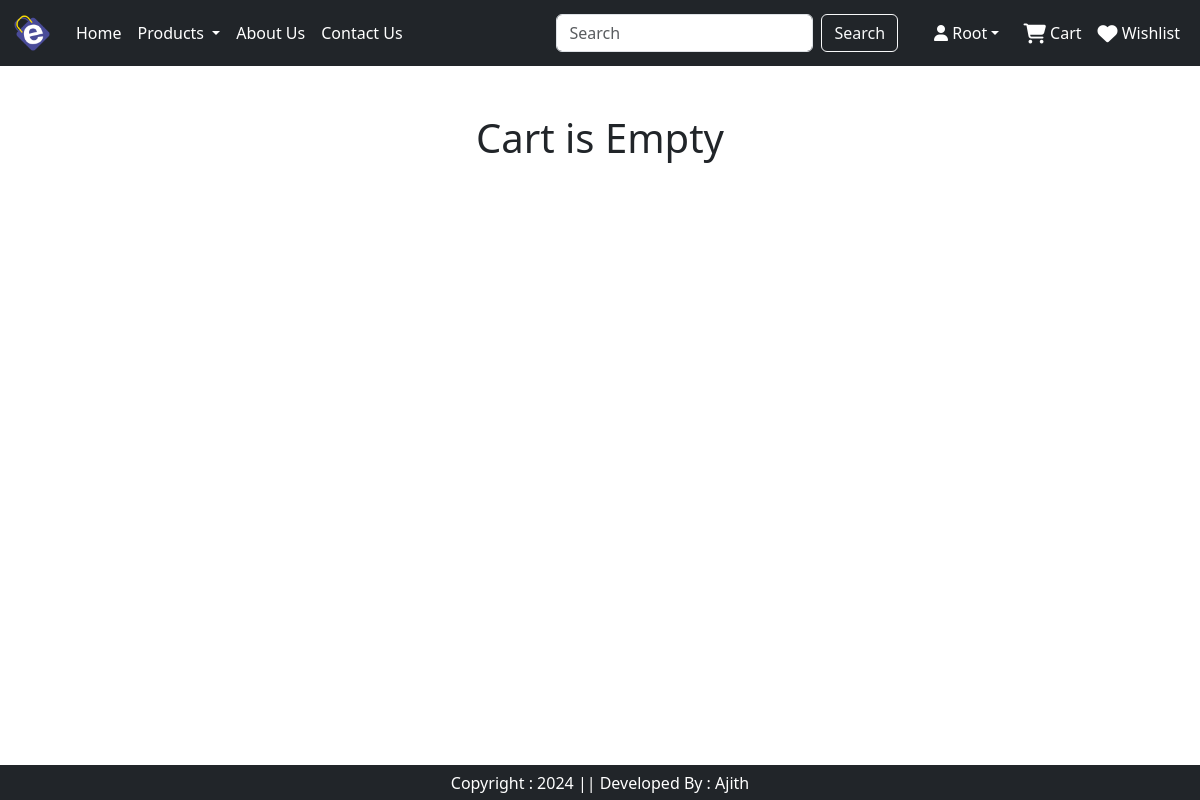
The app's page /cart/ (signed in), older data.
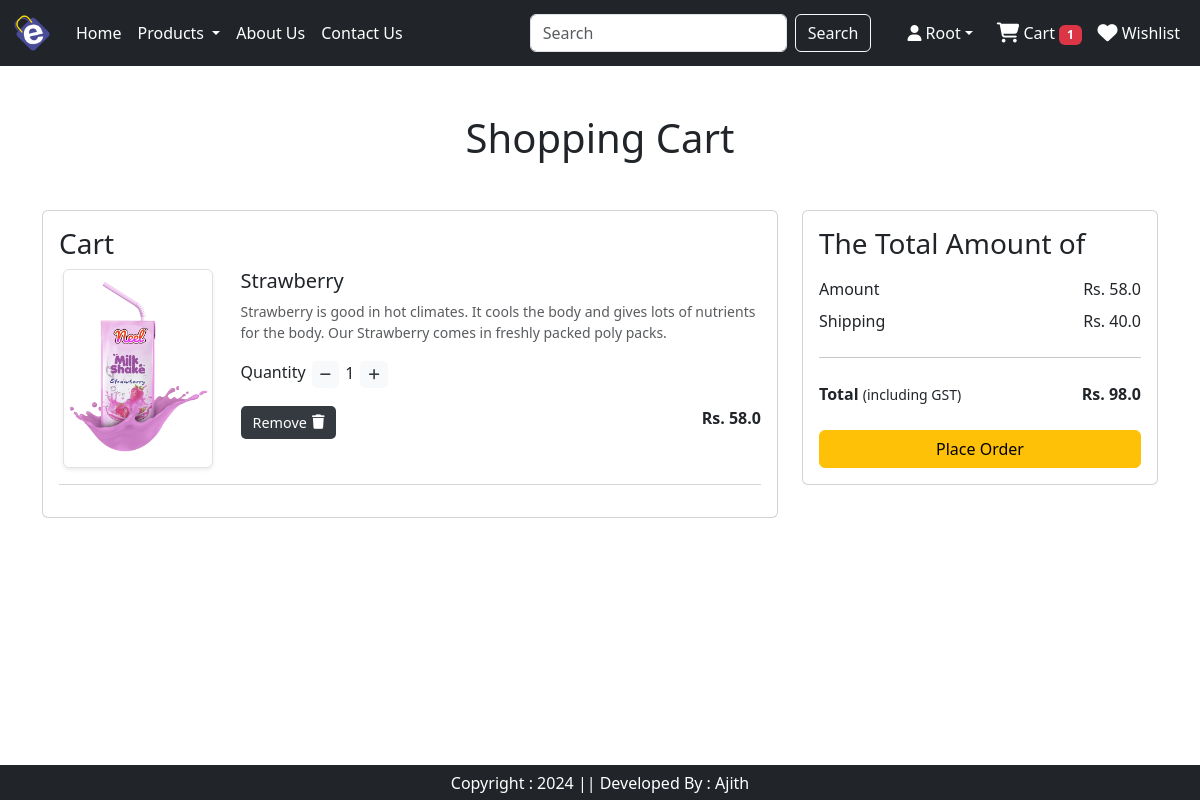
The same page, newer data.
### ec/models.py (models this page shows, shortened)
class Cart(models.Model):
    user = models.ForeignKey(User, on_delete=models.CASCADE)
    product = models.ForeignKey(Product, on_delete=models.CASCADE)
    quantity = models.PositiveIntegerField(default=1)

class Product(models.Model):
    title = models.CharField(max_length=100)
    selling_price = models.FloatField()
    discount_price = models.FloatField()
    description = models.TextField()
    composition = models.TextField(default="")
    prodapp = models.TextField(default="")
    category = models.CharField(choices=CATEGORY_CHOICES, max_length=2)
    product_image = models.ImageField(upload_to='product')

### ec/views.py (the view)
# urls.py: path('cart/', views.show_cart, name='showcart'),
@login_required
def show_cart(request):
    user = request.user
    cart = Cart.objects.filter(user=user)
    amount = 0
    for p in cart:
        value = p.quantity * p.product.discount_price
        amount += value
    totalamount = amount + 40
    totalitem = 0
    wishitem = 0
    if request.user.is_authenticated:
        totalitem = len(Cart.objects.filter(user=request.user))
        wishitem = len(Wishlist.objects.filter(user=request.user))
    return render(request, 'app/addtocart.html', locals())

### ec/templates/app/addtocart.html (shortened to what this page needs)
{% extends 'app/base.html' %}
{% load static %}
{% block main-content %}
<div class="container my-5">
    {% if cart %}
    <h1 class="text-center mb-5">Shopping Cart</h1>
    <div class="row">
        <div class="col-sm-8">
            <div class="card">
                <div class="card-body">
                    <h3>Cart</h3>
                    {% for item in cart %}
                    <div class="row">
                        <div class="col-sm-3 text-center align-self-center"><a href="{% url 'product-detail' item.product.id %}"><img src="{{item.product.product_image.url}}" alt="" srcset="" class="img-fluid img-thumbnail shadow-sm" height="150" width="150"> </div></a>
                        <div class="col-sm-9">
                            <div>
                                <h5>{{item.product.title}}</h5>
                                <p class="mb-2 text-muted small">{{item.product.description}}</p>
                                <div class="my-3">
                                    <label for="quantity">Quantity</label>
                                    <a class="minus-cart btn btn-outline-dark custom-btn" pid="{{item.product.id}}"><i class="fas fa-minus"></i></a>
                                    <span id="quantity">{{item.quantity}}</span>
                                    <a class="plus-cart btn btn-outline-dark custom-btn" pid="{{item.product.id}}"><i class="fas fa-plus"></i></a>
                                </div>
                                <div class="d-flex justify-content-between">
                                    <a href="#" class="remove-cart btn custom-remove-btn" pid="{{item.product.id}}">Remove <i class="fa fa-trash" aria-hidden="true"></i></a>
                                    <p class="mb-0"><span><strong>Rs. {{item.product.discount_price}}</strong></span></p>
                                </div>
                            </div>
                        </div>
                    </div>
                    <hr class="text-muted">
                    {% endfor %}
                </div>
            </div>
        </div>
        <div class="col-sm-4">
            <div class="card">
                <div class="card-body">
                    <h3>The Total Amount of</h3>
                    <ul class="list-group">
                        <li class="list-group-item d-flex justify-content-between align-items-center border-0 px-0 pb-0">Amount<span id="amount">Rs. {{amount}}</span> </li>
                        <li class="list-group-item d-flex justify-content-between align-items-center px-0 border-0">Shipping<span>Rs. 40.0</span> </li>
                        <hr>
                        <li class="list-group-item d-flex justify-content-between align-items-center border-0 px-0 mb-3">
                            <div>
                                <strong>Total</strong> <small>(including GST)</small>
                            </div>
                            <span id="totalamount"><strong>Rs. {{totalamount}}</strong></span>
                        </li>
                    </ul>
                    <div class="d-grid"><a href="{% url 'checkout' %}" class="btn btn-warning">Place Order</a> </div>
                </div>
            </div>
        </div>
    </div>
    {% else %}
        <h1 class="text-center mb-5">Cart is Empty</h1>
    {% endif %}
</div>
{% endblock main-content %}

### ec/templates/app/base.html (shortened to what this page needs)
<!DOCTYPE html>
{% load static %}
<html lang="en" xmlns="http://www.w3.org/1999/html">
<head>
    <link href="https://cdn.jsdelivr.net/npm/bootstrap@5.3.3/dist/css/bootstrap.min.css" rel="stylesheet">
    <link rel="stylesheet" href="{% static 'app/css/owl.carousel.min.css' %}" />
    <link rel="stylesheet" href="{% static 'app/css/style.css' %}" />
    <link rel="stylesheet" href="{% static 'all.min.css' %}" />
    <link rel="stylesheet" href="https://cdnjs.cloudflare.com/ajax/libs/font-awesome/6.5.2/css/all.min.css">
</head>
<body>
<nav class="navbar navbar-expand-lg navbar-dark bg-dark">
  <div class="container-fluid">
    <a class="navbar-brand" href="#">
        <img src="{% static 'app/images/logo.png' %}" width="40" height="40">
    </a>
    <div class="collapse navbar-collapse" id="navbarTogglerDemo03">
      <ul class="navbar-nav me-auto mb-2 mb-lg-0">
        {% if request.user.is_authenticated %}
        <li class="nav-item">
          <a class="nav-link active" aria-current="page" href="/">Home</a>
        </li>
        <li class="nav-item dropdown">
          <a class="nav-link dropdown-toggle text-white" href="#" role="button" data-bs-toggle="dropdown" aria-expanded="false">
            Products
          </a>
        </li>
        <li class="nav-item">
          <a class="nav-link text-white" href="{% url 'about' %}">About Us</a>
        </li>
        <li class="nav-item">
          <a class="nav-link text-white" href="{% url 'contact' %}">Contact Us</a>
        </li>
      </ul>
      <form class="d-flex" role="search" action="/search">
        <input class="form-control me-2" type="search" placeholder="Search" name="search" aria-label="Search">
        <button class="btn btn-dark btn-outline-light" type="submit">Search</button>
      </form>
    </div>
      <ul class="navbar-nav me-auto mb-2 mb-lg-0" style="margin-left: 20px;">
          <li class="nav-item dropdown mx-2">
              <a class="nav-link dropdown-toggle text-white text-capitalize" href="#" id="profileDropdown" role="button" data-bs-toggle="dropdown" aria-expanded="false"><i class="fa-solid fa-user"></i> {{request.user}}</a>
          </li>
          <li class="nav-item">
              <a href="{% url 'showcart' %}" class="nav-link text-white"><i class="fa-solid fa-cart-shopping fa-lg"></i> Cart <span class="badge bg-danger">{% if totalitem > 0 %} {{totalitem}} {% endif %}</span> </a>
          </li>
          <li class="nav-item">
              <a href="{% url 'wishlist' %}" class="nav-link text-white"><i class="fa-solid fa-heart fa-lg"></i> Wishlist  </a>
          </li>
          {% endif %}
      </ul>
  </div>
</nav>
    {% block main-content %} {% endblock main-content %}
  <footer class="container-fluid fixed-bottom bg-dark text-white text-center p-2 mt-2">
      Copyright : 2024 || Developed By : Ajith
  </footer>

Row changes from the older to the newer data that the page shows:
added Cart: product.product_image (picture), product "Strawberry", product.description "Strawberry is good in hot climates. It cools the body and gives lots of nutrients for the body. Our Strawberry comes in freshly packed poly packs.", quantity "1", product.discount_price "58.0"
Text that changed along with them:
{{ totalitem }}: (not shown) → "1"
{{ amount }}: (not shown) → "58.0"
{{ totalamount }}: (not shown) → "98.0"
text no longer shown: "Cart is Empty"
text now shown: "Shopping Cart Cart The Total Amount of Amount Rs. Shipping Rs. 40.0 Total (including GST) Rs. Place Order"
